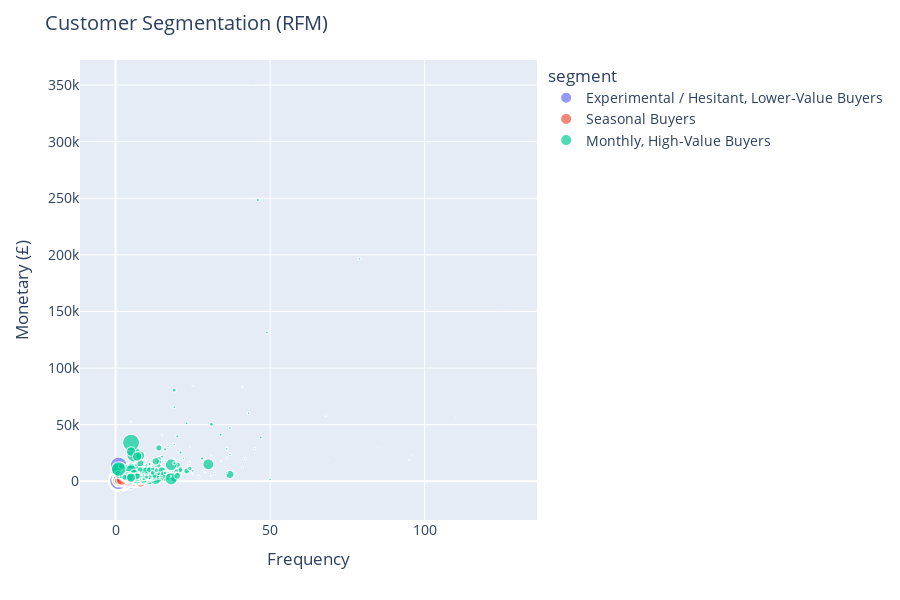

Source (notebook cell):
### Code cell
## Visualize segmentation
import plotly.express as px

fig=px.scatter(
    customer_df,
    x='frequency',
    y='monetary',
    color='segment',
    size='recency',
    hover_data=["customer_id"]
)
# Increase figure size and make axes readable
fig.update_layout(
    width=900,
    height=600,
    title='Customer Segmentation (RFM)',
    xaxis_title='Frequency',
    yaxis_title='Monetary (£)',
    font=dict(size=14)
)

fig.show()

### Figure 1 — Plotly figure (JSON) as saved in the notebook; plotly's stock layout.template omitted (floating-point values rounded to 4 significant figures; data arrays with more than 128 entries replaced by an {"elided": "..."} marker saying what was removed)
{"data": [{"customdata": {"elided": "993x1 float values"}, "hovertemplate": "segment=Experimental / Hesitant, Lower-Value Buyers<br>frequency=%{x}<br>monetary=%{y}<br>recency=%{marker.size}<br>customer_id=%{customdata[0]}<extra></extra>", "legendgroup": "Experimental / Hesitant, Lower-Value Buyers", "marker": {"color": "#636efa", "size": {"elided": "993 int values"}, "sizemode": "area", "sizeref": 0.9325, "symbol": "circle"}, "mode": "markers", "name": "Experimental / Hesitant, Lower-Value Buyers", "showlegend": true, "type": "scattergl", "x": {"elided": "993 int values"}, "xaxis": "x", "y": {"elided": "993 float values"}, "yaxis": "y"}, {"customdata": {"elided": "2455x1 float values"}, "hovertemplate": "segment=Seasonal Buyers<br>frequency=%{x}<br>monetary=%{y}<br>recency=%{marker.size}<br>customer_id=%{customdata[0]}<extra></extra>", "legendgroup": "Seasonal Buyers", "marker": {"color": "#EF553B", "size": {"elided": "2455 int values"}, "sizemode": "area", "sizeref": 0.9325, "symbol": "circle"}, "mode": "markers", "name": "Seasonal Buyers", "showlegend": true, "type": "scattergl", "x": {"elided": "2455 int values"}, "xaxis": "x", "y": {"elided": "2455 float values"}, "yaxis": "y"}, {"customdata": {"elided": "866x1 float values"}, "hovertemplate": "segment=Monthly, High-Value Buyers<br>frequency=%{x}<br>monetary=%{y}<br>recency=%{marker.size}<br>customer_id=%{customdata[0]}<extra></extra>", "legendgroup": "Monthly, High-Value Buyers", "marker": {"color": "#00cc96", "size": {"elided": "866 int values"}, "sizemode": "area", "sizeref": 0.9325, "symbol": "circle"}, "mode": "markers", "name": "Monthly, High-Value Buyers", "showlegend": true, "type": "scattergl", "x": {"elided": "866 int values"}, "xaxis": "x", "y": {"elided": "866 float values"}, "yaxis": "y"}], "layout": {"font": {"size": 14}, "height": 600, "legend": {"itemsizing": "constant", "title": {"text": "segment"}, "tracegroupgap": 0}, "margin": {"t": 60}, "title": {"text": "Customer Segmentation (RFM)"}, "width": 900, "xaxis": {"anchor": "y", "domain": [0, 1], "title": {"text": "Frequency"}}, "yaxis": {"anchor": "x", "domain": [0, 1], "title": {"text": "Monetary (£)"}}}}
